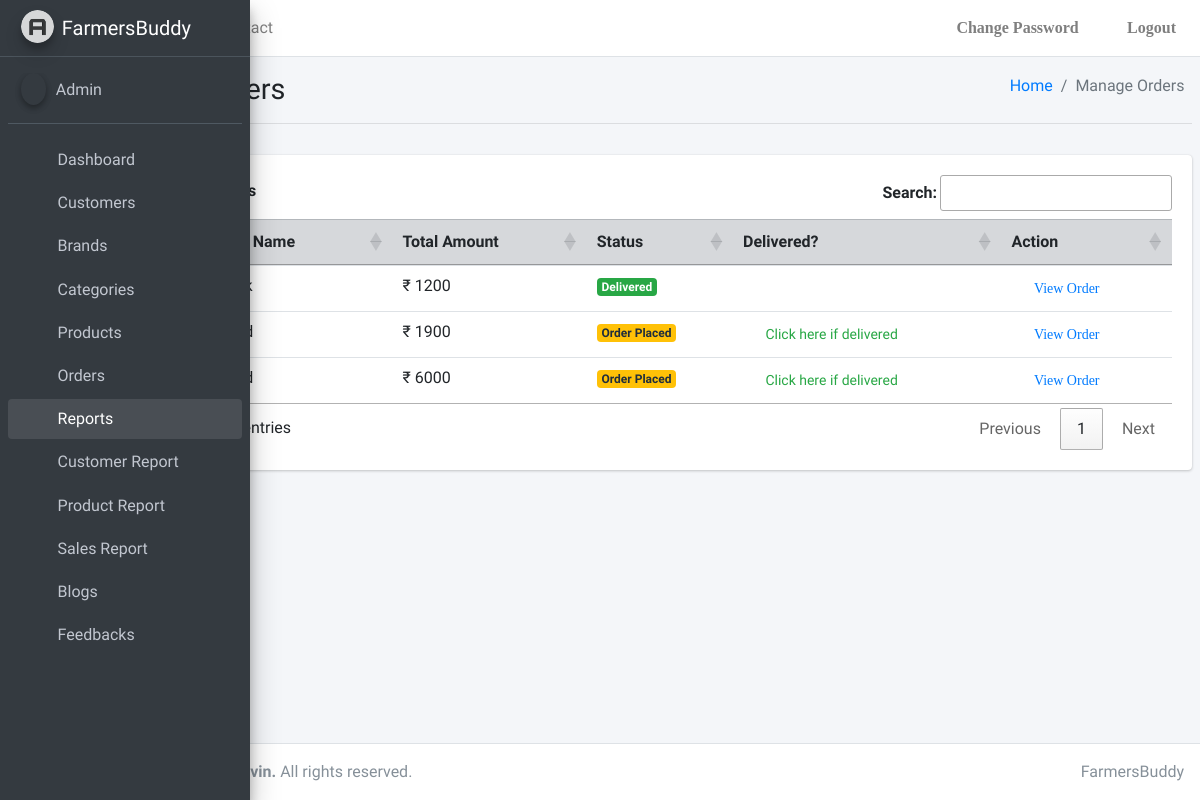
The app's page /FarmersBuddy/manageorders, older data.
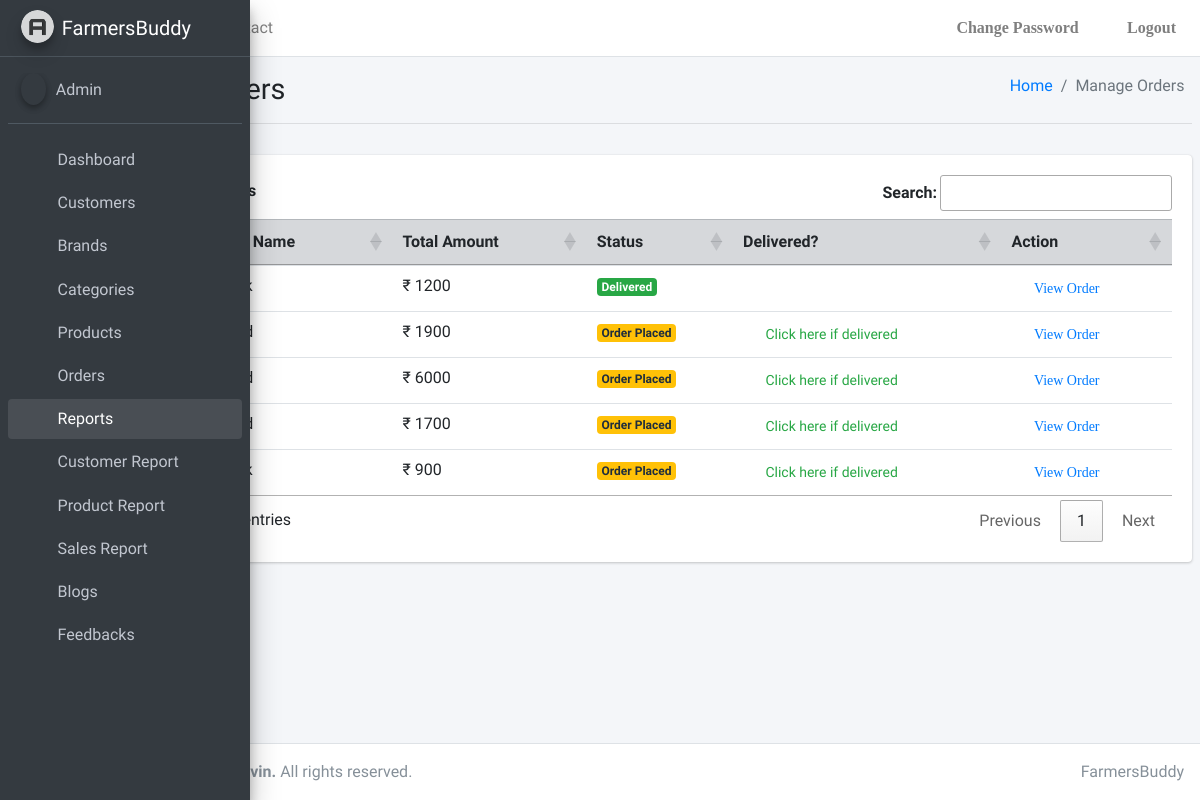
The same page, newer data.
### FarmersBuddy/models.py (models this page shows)
class Order(models.Model):
    id = models.AutoField(primary_key=True)
    User = models.ForeignKey(Userx, on_delete=models.CASCADE)
    Data = models.TextField()
    Total = models.PositiveIntegerField()
    Address = models.TextField()
    Status = models.CharField(max_length=1, default="0")

### FarmersBuddy/views.py (the view)
# urls.py: path('manageorders', views.manageorders, name='manageorders'),
@never_cache
def manageorders(request):
    orders = Order.objects.raw("select * from FarmersBuddy_Order where Status='1' or Status='2' ")
    params = {
        "orders": orders,
    }
    return render(request, "FarmersBuddy/Admin/manageorders.html", params)

### templates/FarmersBuddy/Admin/manageorders.html (shortened to what this page needs)
{% extends './base.html' %} {% block title %}Manage Orders{% endblock %} {% block body %}
<div class="content-wrapper">
  <div class="content-header">
    <div class="container-fluid">
      <div class="row mb-2">
        <div class="col-sm-6">
          <h1 class="m-0">Manage Orders</h1>
        </div>
        <div class="col-sm-6">
          <ol class="breadcrumb float-sm-right">
            <li class="breadcrumb-item"><a href="#">Home</a></li>
            <li class="breadcrumb-item active">Manage Orders</li>
          </ol>
        </div>
      </div>
    </div>
    <hr />
  </div>
  <div class="content">
    <div class="card">
        <div class="card-body">
          <table id="myTable" class="table table-hover table-responsive-md">
            <thead class="table-secondary">
              <th scope="col">#</th>
              <th scope="col">Customer Name</th>
              <th scope="col">Total Amount</th>
              <th scope="col">Status</th>
              <th scope="col">Delivered?</th>
              <th scope="col">Action</th>
            </thead>
            <tbody>
            {% for item in orders %}
            <tr>
            <th scope="row">{{ forloop.counter }}</th>
            <td>{{ item.User.FirstName }} {{ item.User.LastName }}</td>
            <td>₹ {{ item.Total }}</td>
            {% if item.Status == "1"  %}
            <td><span id="{{ item.id }}" class='badge bg-warning btn-status'>Order Placed</span></td>
            {% elif item.Status == "2" %}
            <td><span id="{{ item.id }}" class='badge bg-success btn-status'>Delivered</span></td>
            {% endif %}
            <td>
            {% if item.Status == "1"  %}
            <button id="{{ item.id }}" class="btn btn-outline-success btn-sm border-0 btn-done"><i class="fas fa-check"></i> Click here if delivered</button>
            {% endif %}
            </td>
            <td>
              <a href="{% url 'vieworderdetails' %}?oid={{item.id}}" id="{{ item.id }}" class="btn btn-outline-primary btn-sm fas fa-eye border-0 btn-edit"> View Order</a>
            </td>
            </tr>
            {% endfor %}
            </tbody>
          </table>
        </div>
      </div>
  </div>
</div>
{% endblock %}

Row changes from the older to the newer data that the page shows:
added Order: Total "1700"
added Order: Total "900"
Text that changed along with them:
text written by a page script: "Search: Showing 1 to 3 of 3 entries Previous 1 Next" → "Search: Showing 1 to 5 of 5 entries Previous 1 Next"
